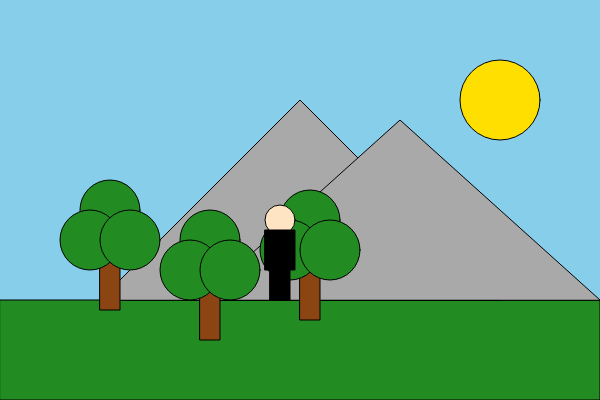
Frame 1 (no input)
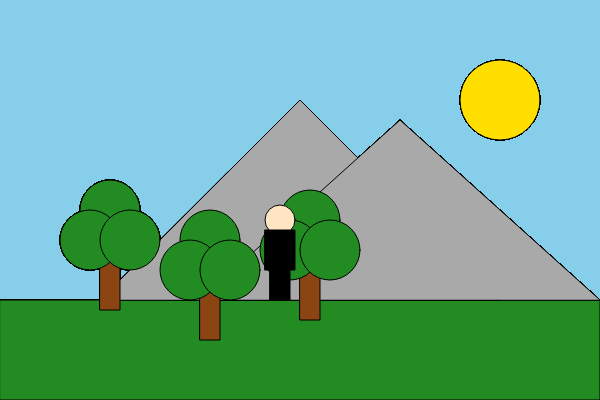
Frame 60 (no input)
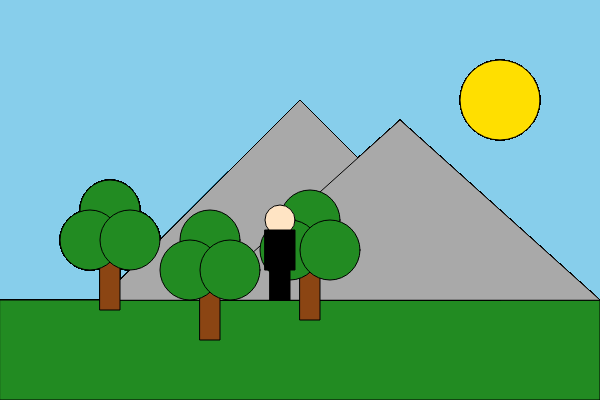
Frame 120 (the mouse pressed at the canvas centre since frame 60)

The p5.js sketch that drew these frames (run headless with seeded random() and noise() and a simulated clock; from frame 60 on, the mouse is pressed at the canvas centre):

// p5.js sketch
// ── sketch.js
let characterState = 'standing';

function setup() {
    createCanvas(600, 400);
    background(135, 206, 235);
}

function drawTree(x, y) {
  fill(139, 69, 19); 
  rect(x, y, 20, 60);

  fill(34, 139, 34);
  ellipse(x + 10, y - 40, 60, 60); 
  ellipse(x - 10, y - 10, 60, 60); 
  ellipse(x + 30, y - 10, 60, 60);
}
function drawLandscape () {
  fill(34, 139, 34);
  rect(0, 300, 600, 100);

  fill(169, 169, 169);
  triangle(100, 300, 300, 100, 500, 300);
  triangle(200, 300, 400, 120, 600, 300);

  fill(255, 223, 0);
  ellipse(500, 100, 80, 80);

  drawTree(100, 250);
  drawTree(200, 280);
  drawTree(300, 260);
}

function draw() {
    drawLandscape();

    characterXPos = 280;
    characterYPos = 250;

    if (characterState === 'standing') {
      drawCharacterStandingFront(characterXPos, characterYPos);
    } else if (characterState === 'jumping') {
      drawCharacterJumpingFront(characterXPos, characterYPos - 50);
    } else if (characterState === 'walkingLeft') {
      drawCharacterWalkingLeft(characterXPos, characterYPos);
    } else if (characterState === 'walkingRight') {
      drawCharacterWalkingRight(characterXPos, characterYPos);
    } else if (characterState === 'jumpingLeft') {
      drawCharacterJumpingLeft(characterXPos - 30, characterYPos - 50);
    } else if (characterState === 'jumpingRight') {
      drawCharacterJumpingRight(characterXPos + 30, characterYPos - 50);
    }
}
function drawCharacterStandingFront(x, y) {
  fill(255, 228, 196);
  ellipse(x, y - 30, 30, 30);

  fill(0);
  rect(x - 15, y - 20, 30, 40);

  fill(0);
  rect(x - 10, y + 20, 10, 30);
  rect(x + 0, y + 20, 10, 30);
}

function drawCharacterJumpingFront(x, y) {
  fill(255, 228, 196); 
  ellipse(x, y - 30, 30, 30);

  fill(0); 
  rect(x - 15, y - 20, 30, 40)

  fill(0); 
  rect(x - 20, y + 10, 10, 30);
  rect(x + 10, y + 10, 10, 30);
}

function drawCharacterWalkingLeft(x, y) {
  fill(255, 228, 196); 
  ellipse(x, y - 30, 30, 30);

  fill(0); 
  rect(x - 15, y - 20, 30, 40);

  fill(0); 
  rect(x - 15, y + 20, 10, 30);
  rect(x + 5, y + 10, 10, 30);
}

function drawCharacterWalkingRight(x, y) {
  fill(255, 228, 196); 
  ellipse(x, y - 30, 30, 30);

  fill(0); 
  rect(x - 15, y - 20, 30, 40);

  fill(0); 
  rect(x - 15, y + 10, 10, 30);
  rect(x + 5, y + 20, 10, 30);
}

function drawCharacterJumpingLeft(x, y) {
  fill(255, 228, 196); 
  ellipse(x, y - 30, 30, 30);

  fill(0); 
  rect(x - 15, y - 20, 30, 40);

  fill(0); 
  rect(x - 20, y, 10, 30);
  rect(x + 0, y, 10, 30);
}

function drawCharacterJumpingRight(x, y) {
  fill(255, 228, 196); 
  ellipse(x, y - 30, 30, 30);

  fill(0); 
  rect(x - 15, y - 20, 30, 40);

  fill(0); 
  rect(x - 10, y, 10, 30);
  rect(x + 10, y, 10, 30);
}

function keyPressed() {
  if (key === ' ') {
    characterState = 'jumping';
  } else if (key === 'a') {
    characterState = 'walkingLeft';
  } else if (key === 'd') {
    characterState = 'walkingRight';
  } else if (key === 'q') {
    characterState = 'jumpingLeft';
  } else if (key === 'e') {
    characterState = 'jumpingRight';
  } else {
    characterState = 'standing';
  }
}
function keyReleased() {
  if (key === ' ' && characterState == 'jumping') {
    characterState = 'standing';
  } else if (key === 'a' && characterState == 'walkingLeft') {
    characterState = 'standing';
  } else if (key === 'd' && characterState == 'walkingRight') {
    characterState = 'standing';
  } else if (key === 'q' && characterState == 'jumpingLeft') {
    characterState = 'standing';
  } else if (key === 'e' && characterState == 'jumpingRight') {
    characterState = 'standing';
  } else {
    characterState = 'standing';
  }
}
